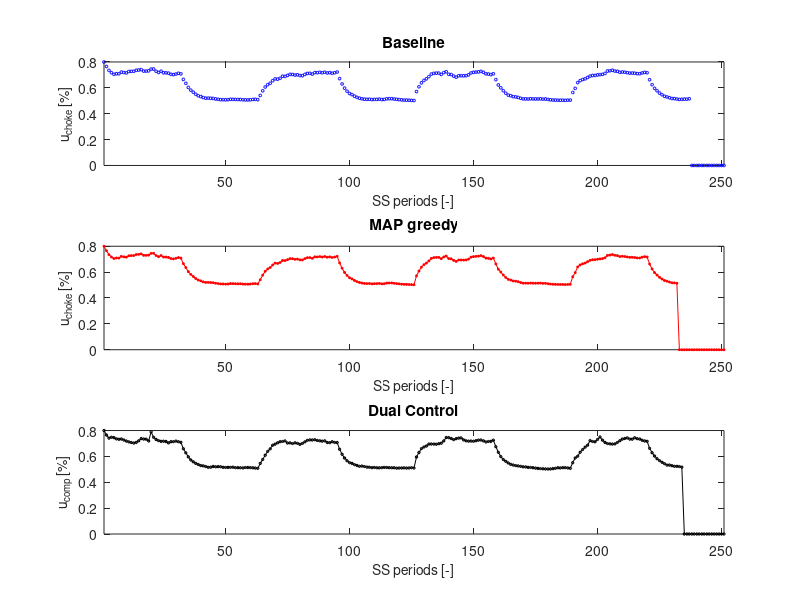
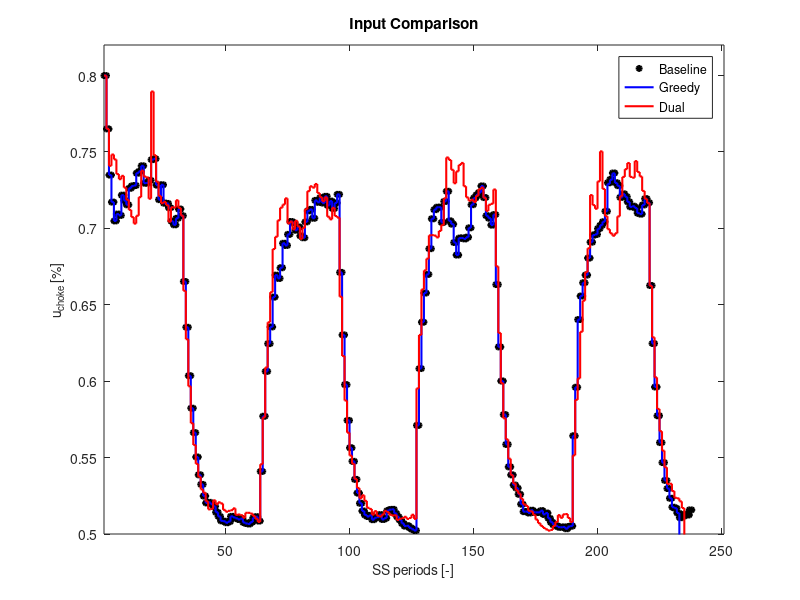
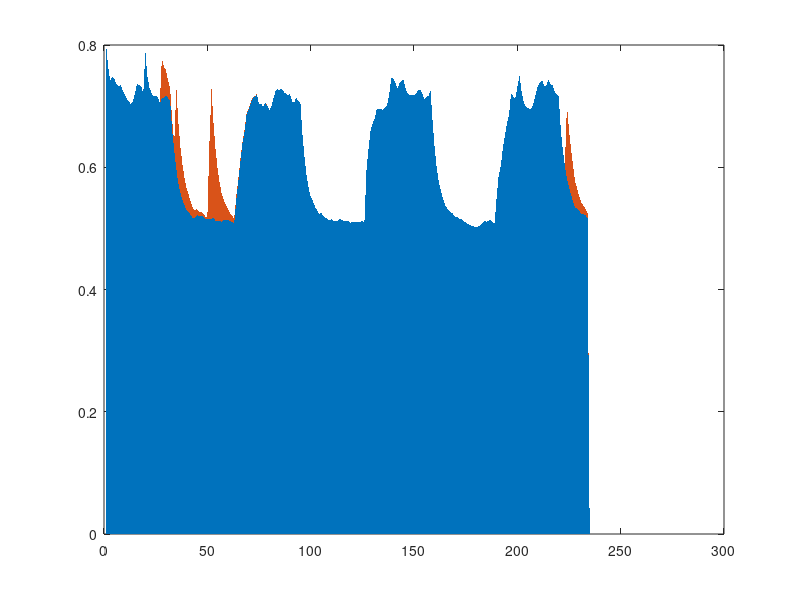

These figures' MATLAB source, in order: (Note: this script raises an error after producing the figures.)
clear
close all 
clc

bl = load('baseline.mat');
g  = load('greedy.mat');
d  = load('dual.mat');
d005  = load('dual_005.mat');
d095  = load('dual_095.mat');

% to control figure printing
% false - do not print
% true - print
pPDF = true;
pTIFF = false;
pr = [pPDF, pTIFF];

%% Plotting
inputs = {'u_{choke}','u_{comp}'};
measurements = {'Choke outlet pressure','Reservoir outflow','Compressor inflow','Compressor temperature','Compressor outlet pressure','Compressor efficiency','Compressor head','Compressor Power','Pump inflow','Pump power'};
units = {'P_{choke} [Pa]','q_{res} [m3/s]','q_{comp} [m3/s]','T_{comp} [K]','P_{comp} [Pa]','\nu [-]','H [m]','P_{ow} [W]','q_{pump} [m3/s]','P_{op} [W]'};
scaling = [1e7,1e0,1e0,1e2,1e7,1e0,1e1,1e4,1e-1,1e3];

%% 1. Input Comparison (separate)
leg = {'Baseline','Greedy','Dual'};

f1 = figure(1);

    subplot(3,1,1,'FontSize',10)
        plot(1:bl.tEnd + 1,bl.uOptArray(1,:),'bo','MarkerSize',2);
        title('Baseline')
        ylabel('u_{choke} [%]','FontSize',10)
        xlabel('SS periods [-]','FontSize',10)
        xlim([1,bl.tEnd + 1])
        %ylim([0.7,1])
        
    subplot(3,1,2,'FontSize',10)
        plot(1:g.tEnd + 1,g.uOptArray(1,:),'-r*','MarkerSize',2);
        title('MAP greedy')
        ylabel('u_{choke} [%]','FontSize',10)
        xlabel('SS periods [-]','FontSize',10)
        xlim([1,g.tEnd + 1])
        %ylim([0.7,1])
        
    subplot(3,1,3,'FontSize',10)
        plot(1:d.tEnd + 1,d.uOptArray(1,:),'-kd','MarkerSize',2);
        title('Dual Control')
        ylabel('u_{comp} [%]','FontSize',10)
        xlabel('SS periods [-]','FontSize',10)
        xlim([1,d.tEnd + 1])
        %ylim([0.7,1])

if pr(1)
    print(f1,'Results_Inputs','-dpdf')
end
if pr(2)
    print(f1,'-r1200','-dtiff','Results_Inputs.tif');
end

%% 1.1 Input Comparison (together)
f2 = figure(2);

        stairs(1:bl.tEnd + 1,bl.uOptArray(1,:),'k*','MarkerSize',5,'LineWidth',1.5);
        hold on
        stairs(1:g.tEnd + 1,g.uOptArray(1,:),'-b','MarkerSize',5,'LineWidth',1.5);
        stairs(1:d.tEnd + 1,d.uOptArray(1,:),'-r','MarkerSize',5,'LineWidth',1.5);
        
        title('Input Comparison')
        ylabel('u_{choke} [%]','FontSize',10)
        xlabel('SS periods [-]','FontSize',10)
        xlim([1,bl.tEnd + 1])
        ylim([0.5,0.82])
        legend(leg,'Location','best','FontSize',9)

if pr(1)
    print(f2,'Results_Inputs2','-dpdf')
end
if pr(2)
    print(f2,'-r1200','-dtiff','Results_Inputs2.tif');
end

%% 1.2 Input Comparison (Dual)
f3 = figure(3);
leg2 = {'Chosen inputs','\alpha = 0.05','\alpha = 0.95'};

h = area((1:d.tEnd + 1)',[d095.uOptArray(1,:)',d005.uOptArray(1,:)' - d095.uOptArray(1,:)'],'LineStyle','none','HandleVisibility','off');
h(1).FaceColor = [1 1 1];
h(1).HandleVisibility = 'off';
h(2).FaceColor = [0 0 0];
h(2).FaceAlpha = 0.2;
hold on

scatter(1:d.tEnd + 1,d.uOptArray(1,:),75,'x','MarkerEdgeColor',[1, 0, 0],'LineWidth',0.5)
plot(1:d005.tEnd + 1,d005.uOptArray(1,:),':','Color',[0.5 0.5 0.5],'LineWidth',1)
plot(1:d095.tEnd + 1,d095.uOptArray(1,:),'Color',[0.5 0.5 0.5],'LineWidth',1)

title('Comparison \alpha')
ylabel('u_{choke} [%]','FontSize',10)
xlabel('SS periods [-]','FontSize',10)
xlim([1,d.tEnd + 1])
ylim([0.5,0.82])
legend(leg2,'Location','best','FontSize',9)

if pr(1)
    print(f3,'Results_Inputs3','-dpdf')
end
if pr(2)
    print(f3,'-r1200','-dtiff','Results_Inputs3.tif');
end

%% 2. Probability vs. Chosen Model
f4 = figure(4);
leg3 = {'H','D_1','D_2'};

%real plant array
rpArray = [];
for count = 1:bl.tEnd
    if count < bl.par.ph
        rpArray = [rpArray,1];
    elseif count < bl.par.pd1 && count > bl.par.ph_2_d1
        rpArray = [rpArray,2];
    elseif count > bl.par.pd1_2_d2 
        rpArray = [rpArray,3];
    else 
        rpArray = [rpArray,0];
    end
end

subplot(3,1,1)
    stairs(1:bl.tEnd,rpArray,'r:','LineWidth',1.5)
    hold on
    stairs(1:bl.tEnd,bl.modelArrayProb(2:end),'kx','MarkerSize',4)

    xlim([0, g.tEnd])
    ylim([0.5, 3.5])
    yticks([1,2,3])
    yticklabels({'H','D1','D2'})
    ylabel('Model','FontSize',10)
    title('Model Choice (Baseline)')

%plotting probability profile
subplot(3,1,2)
    area(0:g.tEnd,g.probModelArray')
    
    xlim([0, g.tEnd])
    ylim([0 1])  
    
    title('Model probability (Greedy)')
    xlabel('SS periods [-]')
    ylabel('Probability of model')
    legend(leg3,'FontSize',6,'Location','best')
    
    
%plotting probability profile
subplot(3,1,3)
    area(0:d.tEnd,d.probModelArray')
    
    xlim([0, d.tEnd])
    ylim([0 1])  
    
    title('Model probability (Dual)')
    xlabel('SS periods [-]')
    ylabel('Probability of model')
    legend(leg3,'FontSize',6,'Location','best')

if pr(1)
    print(f4,'Results_ModelChoice','-dpdf')
end
if pr(2)
    print(f4,'-r1200','-dtiff','Results_ModelChoice.tif');
end

%% 5. Maintenence scheme
f5 = figure(5);

subplot(3,1,1)
    stairs(1:bl.tEnd,bl.maintenanceArray,'ko','markersize',3)

    xlim([0, 250])
    ylim([-0.5, 2.5])
    yticks([0,1,2])
    yticklabels({'Ok','Inspection','Maintenance'})
    ylabel('Model','FontSize',10)
    xlabel('SS Periods [-]','FontSize',10)
    title('Maintenance (Standard)','FontSize',10)

%plotting probability profile
subplot(3,1,2)
    stairs(1:g.tEnd,g.maintenanceArray,'ko','markersize',3)

    xlim([0, 250])
    ylim([-0.5, 2.5])
    yticks([0,1,2])
    yticklabels({'Ok','Inspection','Maintenance'})
    ylabel('Model','FontSize',10)
    xlabel('SS Periods [-]','FontSize',10)
    title('Maintenance (greedy MAP)','FontSize',10)
    
%plotting probability profile
subplot(3,1,3)
     stairs(1:d.tEnd,d.maintenanceArray,'ko','markersize',3)

    xlim([0, 250])
    ylim([-0.5, 2.5])
    yticks([0,1,2])
    yticklabels({'Ok','Inspection','Maintenance'})
    ylabel('Model','FontSize',10)
    xlabel('SS Periods [-]','FontSize',10)
    title('Maintenance (Dual Optimization)','FontSize',10)

if pr(1)
    print(f5,'Results_Maintenance','-dpdf')
end
if pr(2)
    print(f5,'-r1200','-dtiff','Results_Maintenance.tif');
end


%% 3. Profit Comparison (together)

f5 = figure(6);
leg3 = {'Greedy MAP','Dual Opt.','Reference'};

    %computing the value
    OF_b = 100*bl.yPlantArray(3,4:3:end) + 100*bl.yPlantArray(7,4:3:end) - 100*bl.yPlantArray(6,4:3:end) - bl.yPlantArray(8,4:3:end);
    OF_g = 100*g.yPlantArray(3,4:3:end) + 100*g.yPlantArray(7,4:3:end) - 100*g.yPlantArray(6,4:3:end) - g.yPlantArray(8,4:3:end);
    OF_d = 100*d.yPlantArray(3,4:3:end) + 100*d.yPlantArray(7,4:3:end) - 100*d.yPlantArray(6,4:3:end) - d.yPlantArray(8,4:3:end);

subplot(2,1,1)
    plot(1:bl.tEnd,OF_b,'k','LineWidth',1.5);
    hold on
    plot(1:g.tEnd,OF_g,'b','LineWidth',1.5);
    plot(1:d.tEnd,OF_d,'r','LineWidth',1.5);
    
    title('Objective Function')
    ylabel('J','FontSize',10)
    xlabel('SS periods [-]','FontSize',10)
    xlim([1,bl.tEnd])
    ylim([100,220])
    legend(leg3,'Location','northwest','FontSize',9)
    
    
    for ii = 1:bl.tEnd
        if bl.maintenanceArray(ii) == 1
            OF_b(ii) = OF_b(ii) - 1000;
        end
    end
    for ii = 1:g.tEnd
        if g.maintenanceArray(ii) == 1
            OF_g(ii) = OF_g(ii) - 1000;
        end
    end
    for ii = 1:d.tEnd
        if d.maintenanceArray(ii) == 1
            OF_d(ii) = OF_d(ii) - 1000;
        end
    end
    
   
subplot(2,1,2)    
    plot(1:g.tEnd,cumsum(OF_g - OF_b),'b','LineWidth',1.5);
    hold on
    plot(1:d.tEnd,cumsum(OF_d - OF_b),'r','LineWidth',1.5);
    yline(0,':');
    
    title('Cumulative Objective Function Difference')
    ylabel('J','FontSize',10)
    xlabel('SS periods [-]','FontSize',10)
    xlim([1,bl.tEnd])
    ylim([-200,3100])
    legend(leg3,'Location','northwest','FontSize',9)

if pr(1)
    print(f5,'Results_Profit','-dpdf')
end
if pr(2)
    print(f5,'-r1200','-dtiff','Results_Profit.tif');
end

